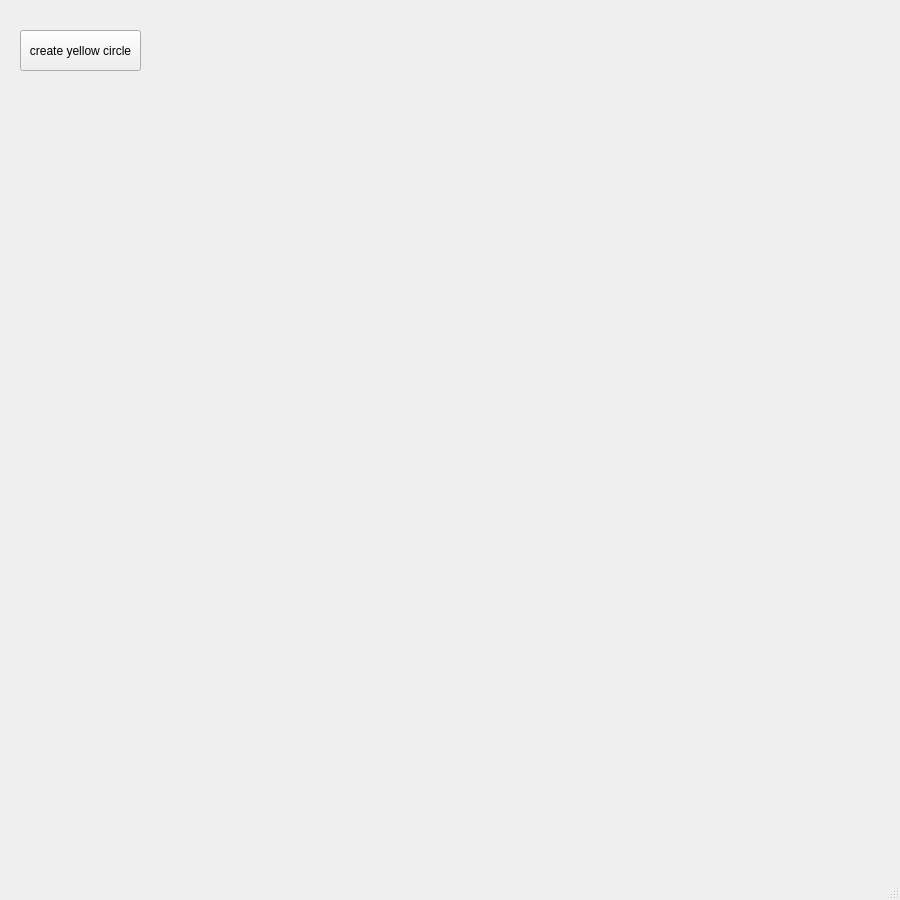
<?xml version="1.0" encoding="UTF-8"?>
<ui version="4.0">
 <class>MainWindow</class>
 <widget class="QMainWindow" name="MainWindow">
  <property name="geometry">
   <rect>
    <x>0</x>
    <y>0</y>
    <width>900</width>
    <height>900</height>
   </rect>
  </property>
  <property name="windowTitle">
   <string>MainWindow</string>
  </property>
  <widget class="QWidget" name="centralwidget">
   <widget class="QPushButton" name="pushButton">
    <property name="geometry">
     <rect>
      <x>20</x>
      <y>30</y>
      <width>121</width>
      <height>41</height>
     </rect>
    </property>
    <property name="text">
     <string>create yellow circle</string>
    </property>
   </widget>
  </widget>
  <widget class="QMenuBar" name="menubar">
   <property name="geometry">
    <rect>
     <x>0</x>
     <y>0</y>
     <width>900</width>
     <height>26</height>
    </rect>
   </property>
  </widget>
  <widget class="QStatusBar" name="statusbar"/>
 </widget>
 <resources/>
 <connections/>
</ui>
